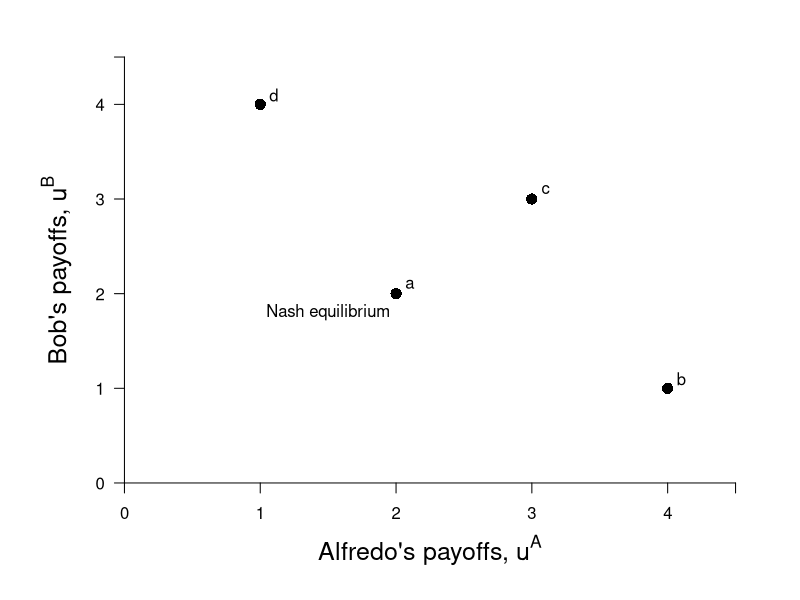

Here is the R script that generated this plot:
require(ggplot2)
require(shape)
pdf(file = "society/society_fig1.pdf", width = 7, height = 7)

#Set parameters for graphics
axislabelsize <- 1.5
par(mar =  c(5, 5, 2, 2))
xlims <- c(0, 4.5)
ylims <- c(0, 4.5)


ticksy <- c(ylims[1], 1, 2, 3, 4, ylims[2])
ylabels <- c(ylims[1], 1, 2, 3, 4, NA)
ticksx <- c(xlims[1], 1, 2, 3, 4, xlims[2])
xlabels <- c(xlims[1], 1, 2, 3, 4, NA)

#Plot command 
plot(0, 0, xlim = xlims, ylim = ylims, type = "n",
     xlab = expression(paste("")),
     ylab = expression(paste("")),
     xaxt = "n", yaxt = "n", cex.lab = axislabelsize, bty = "n")

#Customize ticks and labels for the plot
axis(1, at = ticksx, pos = 0, labels = xlabels)
axis(2, at = ticksy, pos = 0, labels = ylabels, las = 1)


mtext(expression(paste("Alfredo's payoffs, ", u^A)), side=1, line = 2.5, cex = axislabelsize)
text(-0.5, 0.5*ylims[2], expression(paste("Bob's payoffs, ", u^B)), xpd = TRUE, cex = axislabelsize, srt = 90) 


#Lines for the coordinates of the Nash equilbrium
#segments(1, 4, 3, 3, lty = 1, col = "#7fc97f", lwd = 4)
#segments(3, 3, 4, 1, lty = 1, col = "#7fc97f", lwd = 4)

#Add points a, b, c and c
points(1, 4, pch = 16, col = "black", cex = 1.5)
text(1.1, 4.1, expression(paste("d")))
points(3, 3, pch = 16, col = "black", cex = 1.5)
text(3.1, 3.1, expression(paste("c")))
points(4, 1, pch = 16, col = "black", cex = 1.5)
text(4.1, 1.1, expression(paste("b")))
points(2, 2, pch = 16, col = "black", cex = 1.5)
text(2.1, 2.1, expression(paste("a")))
text(1.5, 1.8, expression(paste("Nash equilibrium")))

#Label utility possibilities frontier
#text(3.9, 2.6, expression(paste("Utility Possibilities")))
#text(3.9, 2.35, expression(paste("Frontier (upf)")))


dev.off()
